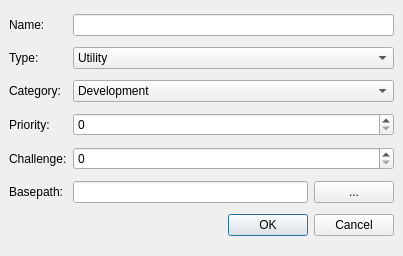
<?xml version="1.0" encoding="UTF-8"?>
<ui version="4.0">
 <class>project_diag_new</class>
 <widget class="QDialog" name="project_diag_new">
  <property name="geometry">
   <rect>
    <x>0</x>
    <y>0</y>
    <width>403</width>
    <height>256</height>
   </rect>
  </property>
  <property name="windowTitle">
   <string>Create new project</string>
  </property>
  <property name="locale">
   <locale language="English" country="UnitedStates"/>
  </property>
  <property name="modal">
   <bool>true</bool>
  </property>
  <layout class="QGridLayout" name="gridLayout">
   <property name="margin">
    <number>9</number>
   </property>
   <item row="0" column="0">
    <widget class="QLabel" name="label">
     <property name="text">
      <string>Name:</string>
     </property>
     <property name="buddy">
      <cstring>line_name</cstring>
     </property>
    </widget>
   </item>
   <item row="0" column="1" colspan="2">
    <widget class="QLineEdit" name="line_name"/>
   </item>
   <item row="1" column="0">
    <widget class="QLabel" name="label_2">
     <property name="text">
      <string>Type:</string>
     </property>
     <property name="buddy">
      <cstring>combo_type</cstring>
     </property>
    </widget>
   </item>
   <item row="1" column="1" colspan="2">
    <widget class="QComboBox" name="combo_type">
     <item>
      <property name="text">
       <string>Utility</string>
      </property>
     </item>
     <item>
      <property name="text">
       <string>Application</string>
      </property>
     </item>
     <item>
      <property name="text">
       <string>Library</string>
      </property>
     </item>
     <item>
      <property name="text">
       <string>Protocol</string>
      </property>
     </item>
     <item>
      <property name="text">
       <string>Other</string>
      </property>
     </item>
    </widget>
   </item>
   <item row="2" column="0">
    <widget class="QLabel" name="label_3">
     <property name="text">
      <string>Category:</string>
     </property>
     <property name="buddy">
      <cstring>combo_category</cstring>
     </property>
    </widget>
   </item>
   <item row="2" column="1" colspan="2">
    <widget class="QComboBox" name="combo_category">
     <item>
      <property name="text">
       <string>Development</string>
      </property>
     </item>
     <item>
      <property name="text">
       <string>Internet</string>
      </property>
     </item>
     <item>
      <property name="text">
       <string>Accessory</string>
      </property>
     </item>
     <item>
      <property name="text">
       <string>Media</string>
      </property>
     </item>
     <item>
      <property name="text">
       <string>Game</string>
      </property>
     </item>
     <item>
      <property name="text">
       <string>Office</string>
      </property>
     </item>
     <item>
      <property name="text">
       <string>Education</string>
      </property>
     </item>
     <item>
      <property name="text">
       <string>Science</string>
      </property>
     </item>
     <item>
      <property name="text">
       <string>Grapics</string>
      </property>
     </item>
     <item>
      <property name="text">
       <string>System</string>
      </property>
     </item>
     <item>
      <property name="text">
       <string>Costomization</string>
      </property>
     </item>
     <item>
      <property name="text">
       <string>Other</string>
      </property>
     </item>
    </widget>
   </item>
   <item row="3" column="0">
    <widget class="QLabel" name="label_4">
     <property name="text">
      <string>Priority:</string>
     </property>
     <property name="buddy">
      <cstring>spin_priority</cstring>
     </property>
    </widget>
   </item>
   <item row="3" column="1" colspan="2">
    <widget class="QSpinBox" name="spin_priority"/>
   </item>
   <item row="4" column="0">
    <widget class="QLabel" name="label_5">
     <property name="text">
      <string>Challenge:</string>
     </property>
     <property name="buddy">
      <cstring>spin_challenge</cstring>
     </property>
    </widget>
   </item>
   <item row="4" column="1" colspan="2">
    <widget class="QSpinBox" name="spin_challenge"/>
   </item>
   <item row="5" column="0">
    <widget class="QLabel" name="label_6">
     <property name="text">
      <string>Basepath:</string>
     </property>
     <property name="buddy">
      <cstring>line_basepath</cstring>
     </property>
    </widget>
   </item>
   <item row="5" column="1">
    <widget class="QLineEdit" name="line_basepath"/>
   </item>
   <item row="5" column="2">
    <widget class="QPushButton" name="push_browse_path">
     <property name="text">
      <string>...</string>
     </property>
    </widget>
   </item>
   <item row="6" column="0" colspan="3">
    <widget class="QDialogButtonBox" name="buttonBox">
     <property name="locale">
      <locale language="English" country="UnitedStates"/>
     </property>
     <property name="orientation">
      <enum>Qt::Horizontal</enum>
     </property>
     <property name="standardButtons">
      <set>QDialogButtonBox::Cancel|QDialogButtonBox::Ok</set>
     </property>
    </widget>
   </item>
  </layout>
 </widget>
 <tabstops>
  <tabstop>line_name</tabstop>
  <tabstop>combo_type</tabstop>
  <tabstop>combo_category</tabstop>
  <tabstop>spin_priority</tabstop>
  <tabstop>spin_challenge</tabstop>
  <tabstop>line_basepath</tabstop>
  <tabstop>push_browse_path</tabstop>
  <tabstop>buttonBox</tabstop>
 </tabstops>
 <resources/>
 <connections>
  <connection>
   <sender>buttonBox</sender>
   <signal>accepted()</signal>
   <receiver>project_diag_new</receiver>
   <slot>accept()</slot>
   <hints>
    <hint type="sourcelabel">
     <x>227</x>
     <y>228</y>
    </hint>
    <hint type="destinationlabel">
     <x>157</x>
     <y>255</y>
    </hint>
   </hints>
  </connection>
  <connection>
   <sender>buttonBox</sender>
   <signal>rejected()</signal>
   <receiver>project_diag_new</receiver>
   <slot>reject()</slot>
   <hints>
    <hint type="sourcelabel">
     <x>295</x>
     <y>234</y>
    </hint>
    <hint type="destinationlabel">
     <x>286</x>
     <y>255</y>
    </hint>
   </hints>
  </connection>
 </connections>
</ui>
